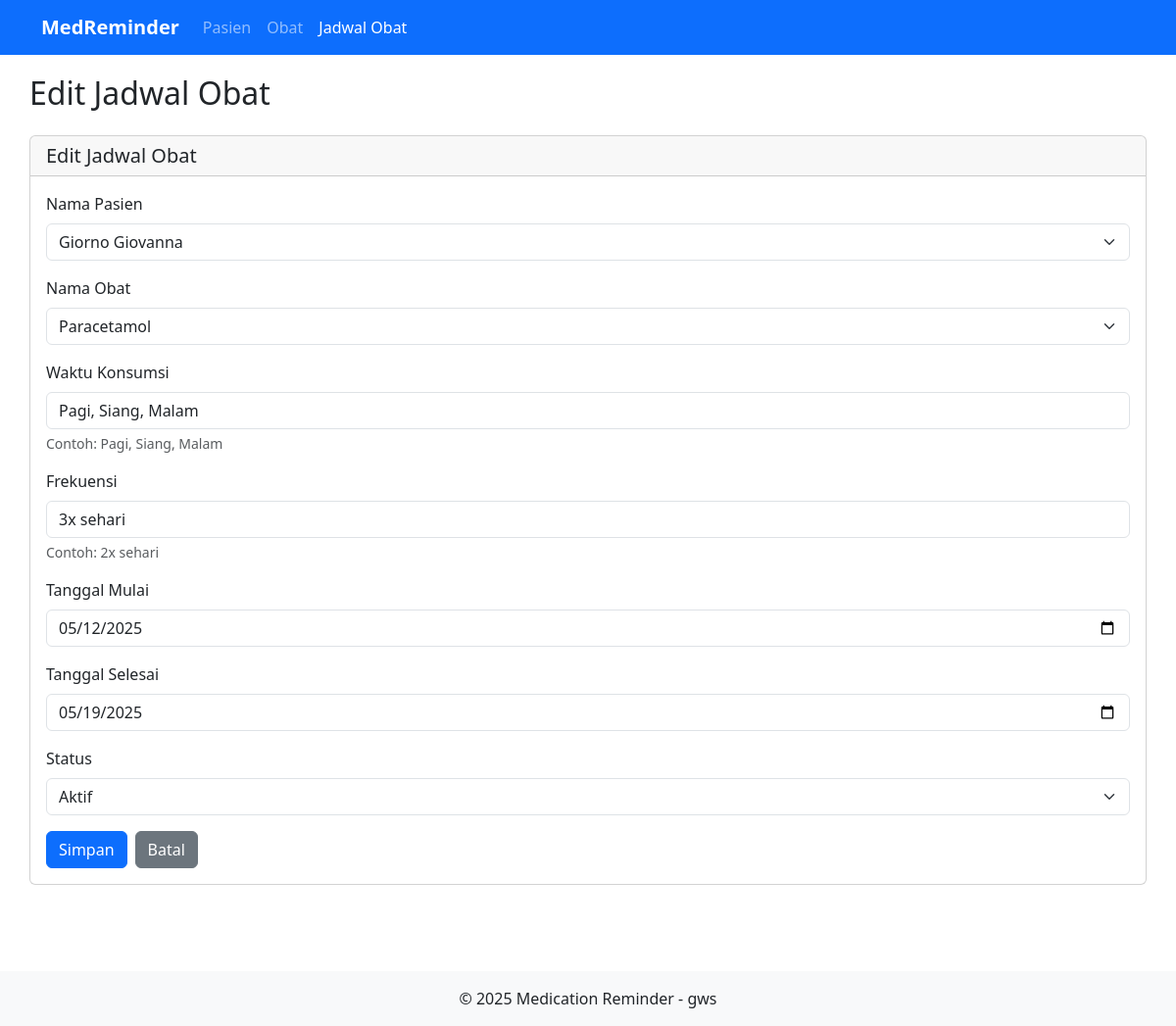
Screenshot of /index.php?entity=jadwal&action=edit&id=2 with the database file from the repository.
### tables this page shows
CREATE TABLE IF NOT EXISTS jadwal_obat (
    id INT AUTO_INCREMENT PRIMARY KEY,
    pasien_id INT NOT NULL,
    obat_id INT NOT NULL,
    waktu_konsumsi VARCHAR(50) NOT NULL,
    frekuensi VARCHAR(50) NOT NULL,
    tanggal_mulai DATE NOT NULL,
    tanggal_selesai DATE NOT NULL,
    status VARCHAR(20) DEFAULT 'Aktif',
    FOREIGN KEY (pasien_id) REFERENCES pasien(id) ON DELETE CASCADE,
    FOREIGN KEY (obat_id) REFERENCES obat(id) ON DELETE CASCADE
);

CREATE TABLE IF NOT EXISTS pasien (
    id INT AUTO_INCREMENT PRIMARY KEY,
    nama VARCHAR(100) NOT NULL,
    usia INT NOT NULL,
    alamat TEXT NOT NULL,
    no_telepon VARCHAR(20) NOT NULL
);

CREATE TABLE IF NOT EXISTS obat (
    id INT AUTO_INCREMENT PRIMARY KEY,
    nama_obat VARCHAR(100) NOT NULL,
    deskripsi TEXT,
    dosis VARCHAR(50) NOT NULL
);

### model/JadwalObat.php (called while the page is built, shortened)
<?php
require_once 'config/Database.php';
class JadwalObat {
    private $db;
    private $table = 'jadwal_obat';
    public function __construct() {
        $database = new Database();
        $this->db = $database->getConnection();
    }
    public function getById($id) {
        $query = "SELECT * FROM " . $this->table . " WHERE id = :id";
        $stmt = $this->db->prepare($query);
        $stmt->bindParam(':id', $id);
        $stmt->execute();
        return $stmt;
    }
}
?>

### config/Database.php (called while the page is built, shortened)
<?php
class Database {
    private $host = "localhost";
    private $username = "root";
    private $password = "";
    private $database = "medicine_schedule";
    public function getConnection() {
        $this->conn = null;
        try {
            $this->conn = new PDO("mysql:host=" . $this->host . ";dbname=" . $this->database, $this->username, $this->password);
            $this->conn->setAttribute(PDO::ATTR_ERRMODE, PDO::ERRMODE_EXCEPTION);
        } catch(PDOException $e) {
            echo "Connection error: " . $e->getMessage();
        }
        return $this->conn;
    }
}
?>

### model/Pasien.php (called while the page is built, shortened)
<?php
require_once 'config/Database.php';
class Pasien {
    private $db;
    private $table = 'pasien';
    public function __construct() {
        $database = new Database();
        $this->db = $database->getConnection();
    }
    public function getAll() {
        $query = "SELECT * FROM " . $this->table . " ORDER BY nama ASC";
        $stmt = $this->db->prepare($query);
        $stmt->execute();
        return $stmt;
    }
}
?>

### model/Obat.php (called while the page is built, shortened)
<?php
require_once 'config/Database.php';
class Obat {
    private $db;
    private $table = 'obat';
    public function __construct() {
        $database = new Database();
        $this->db = $database->getConnection();
    }
    public function getAll() {
        $query = "SELECT * FROM " . $this->table . " ORDER BY nama_obat ASC";
        $stmt = $this->db->prepare($query);
        $stmt->execute();
        return $stmt;
    }
}
?>

### viewmodel/JadwalObatViewModel.php (called while the page is built, shortened)
<?php
require_once 'model/JadwalObat.php';
require_once 'model/Pasien.php';
require_once 'model/Obat.php';
class JadwalObatViewModel {
    private $jadwalModel;
    private $pasienModel;
    private $obatModel;
    public function __construct() {
        $this->jadwalModel = new JadwalObat();
        $this->pasienModel = new Pasien();
        $this->obatModel = new Obat();
    }
    public function getJadwalById($id) {
        $result = $this->jadwalModel->getById($id);
        $this->jadwal = $result->fetch(PDO::FETCH_ASSOC);
        return $this->jadwal;
    }
    public function getPasienList() {
        $result = $this->pasienModel->getAll();
        $this->pasienList = [];
        while ($row = $result->fetch(PDO::FETCH_ASSOC)) {
            $this->pasienList[] = $row;
        }
        return $this->pasienList;
    }
    public function getObatList() {
        $result = $this->obatModel->getAll();
        $this->obatList = [];
        while ($row = $result->fetch(PDO::FETCH_ASSOC)) {
            $this->obatList[] = $row;
        }
        return $this->obatList;
    }
    public function bindJadwalData($id = null) {
        if ($id) {
            $this->getJadwalById($id);
        }
    }
}

### views/jadwal_form.php (the view, shortened to what this page needs)
<?php
$isEdit = isset($viewModel->jadwal['id']) && !empty($viewModel->jadwal['id']);
$pageTitle = $isEdit ? "Edit Jadwal Obat" : "Tambah Jadwal Obat";
require_once 'views/template/header.php';
?>
<div class="card">
    <div class="card-header">
        <h5 class="mb-0"><?php echo $pageTitle; ?></h5>
    </div>
    <div class="card-body">
        <form action="index.php?entity=jadwal&action=<?php echo $isEdit ? 'update&id='.$viewModel->jadwal['id'] : 'save'; ?>" method="post">
            <div class="mb-3">
                <label for="pasien_id" class="form-label">Nama Pasien</label>
                <select class="form-select" id="pasien_id" name="pasien_id" required>
                    <?php foreach ($viewModel->getPasienList() as $pasien): ?>
                        <option value="<?php echo $pasien['id']; ?>" <?php echo (isset($viewModel->jadwal['pasien_id']) && $viewModel->jadwal['pasien_id'] == $pasien['id']) ? 'selected' : ''; ?>>
                            <?php echo htmlspecialchars($pasien['nama']); ?>
                        </option>
                    <?php endforeach; ?>
                </select>
            </div>
            <div class="mb-3">
                <label for="obat_id" class="form-label">Nama Obat</label>
                <select class="form-select" id="obat_id" name="obat_id" required>
                    <?php foreach ($viewModel->getObatList() as $obat): ?>
                        <option value="<?php echo $obat['id']; ?>" <?php echo (isset($viewModel->jadwal['obat_id']) && $viewModel->jadwal['obat_id'] == $obat['id']) ? 'selected' : ''; ?>>
                            <?php echo htmlspecialchars($obat['nama_obat']); ?>
                        </option>
                    <?php endforeach; ?>
                </select>
            </div>
            <div class="mb-3">
                <label for="waktu_konsumsi" class="form-label">Waktu Konsumsi</label>
                <input type="text" class="form-control" id="waktu_konsumsi" name="waktu_konsumsi" value="<?php echo htmlspecialchars($viewModel->jadwal['waktu_konsumsi'] ?? ''); ?>" required>
                <div class="form-text">Contoh: Pagi, Siang, Malam</div>
            </div>
            <div class="mb-3">
                <label for="frekuensi" class="form-label">Frekuensi</label>
                <input type="text" class="form-control" id="frekuensi" name="frekuensi" value="<?php echo htmlspecialchars($viewModel->jadwal['frekuensi'] ?? ''); ?>" required>
                <div class="form-text">Contoh: 2x sehari</div>
            </div>
            <div class="mb-3">
                <label for="tanggal_mulai" class="form-label">Tanggal Mulai</label>
                <input type="date" class="form-control" id="tanggal_mulai" name="tanggal_mulai" value="<?php echo htmlspecialchars($viewModel->jadwal['tanggal_mulai'] ?? ''); ?>" required>
            </div>
            <div class="mb-3">
                <label for="tanggal_selesai" class="form-label">Tanggal Selesai</label>
                <input type="date" class="form-control" id="tanggal_selesai" name="tanggal_selesai" value="<?php echo htmlspecialchars($viewModel->jadwal['tanggal_selesai'] ?? ''); ?>" required>
            </div>
            <div class="mb-3">
                <label for="status" class="form-label">Status</label>
                <select class="form-select" id="status" name="status" required>
                    <option value="Aktif" <?php echo (isset($viewModel->jadwal['status']) && $viewModel->jadwal['status'] == 'Aktif') ? 'selected' : ''; ?>>Aktif</option>
                </select>
            </div>
            <div class="d-flex gap-2">
                <button type="submit" class="btn btn-primary">Simpan</button>
                <a href="index.php?entity=jadwal" class="btn btn-secondary">Batal</a>
            </div>
        </form>
    </div>
</div>
<?php require_once 'views/template/footer.php'; ?>

### views/template/header.php (style rules this page uses)
.card { margin-bottom: 20px; }

### rows the page displays
jadwal_obat: pasien_id "Giorno Giovanna", obat_id "Paracetamol", waktu_konsumsi "Pagi, Siang, Malam", frekuensi "3x sehari", tanggal_mulai "05/12/2025", tanggal_selesai "05/19/2025", status "Aktif"

### other values shown
$pageTitle "Edit Jadwal Obat"
